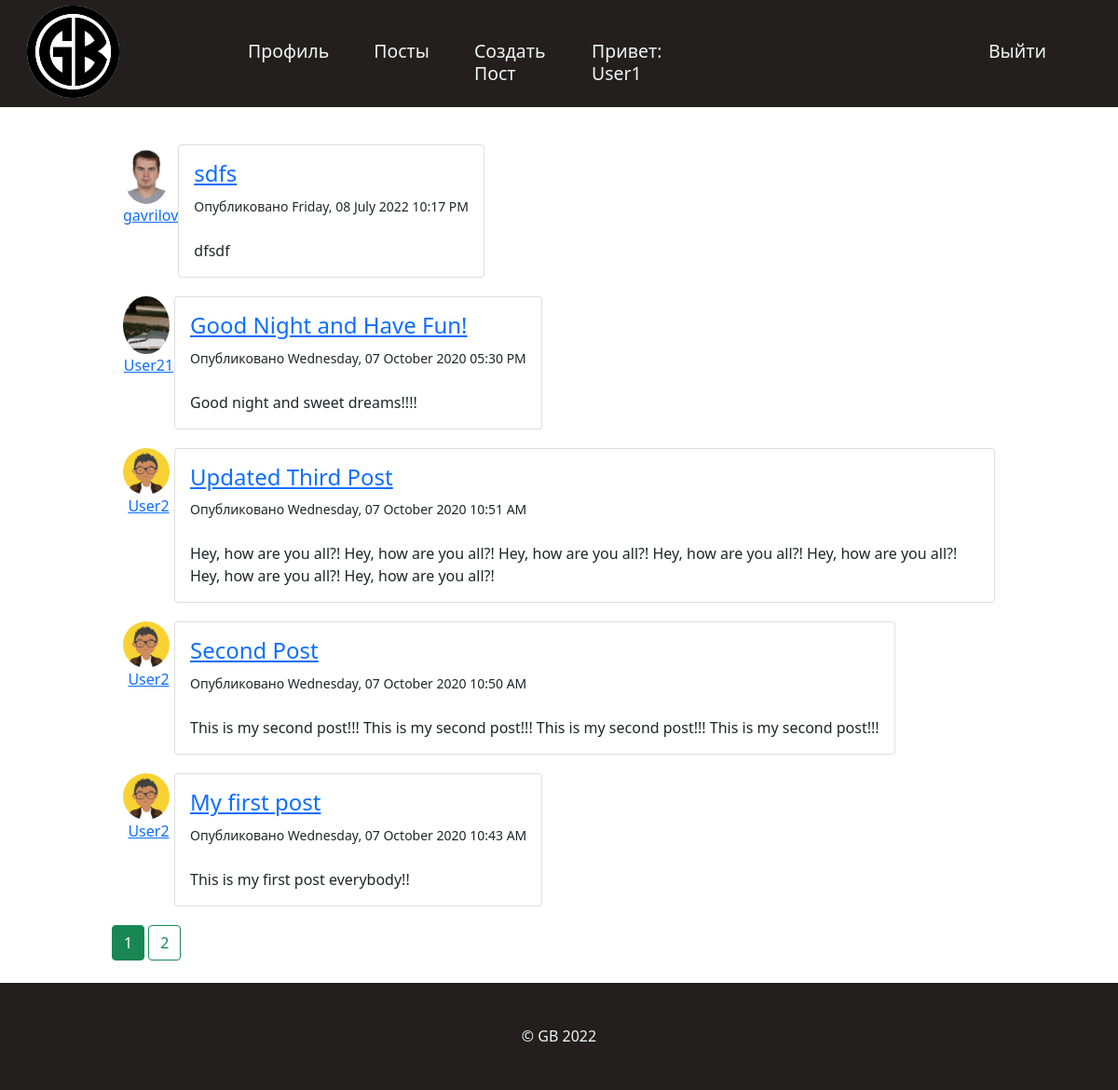
The page /allpost (signed in) on the database its author committed.
### flask_project/models.py (models this page shows, shortened)
class User(db.Model, UserMixin):
    id = db.Column(db.Integer, primary_key=True)
    username = db.Column(db.String(20), unique=True, nullable=False)
    email = db.Column(db.String(120), unique=True, nullable=False)
    image_file = db.Column(db.String(20), nullable=False,
                           default='default.png')
    password = db.Column(db.String(60), nullable=False)
    posts = db.relationship('Post', backref='author', lazy=True)

class Post(db.Model):
    id = db.Column(db.Integer, primary_key=True)
    title = db.Column(db.String(100), nullable=False)
    date_posted = db.Column(db.DateTime, nullable=False,
                            default=datetime.utcnow)
    content = db.Column(db.Text, nullable=False)
    user_id = db.Column(db.Integer, db.ForeignKey('user.id'), nullable=False)

### flask_project/posts/routes.py (the view)
@posts.route("/allpost")
@login_required
def allpost():
    page = request.args.get('page', 1, type=int)
    posts = Post.query.order_by(Post.date_posted.desc()).paginate(page=page, per_page=5)
    return render_template('allpost.html', posts=posts)

### flask_project/models.py (called while the page is built)
@login_manager.user_loader
def load_user(user_id):
    return User.query.get(int(user_id))

### flask_project/templates/allpost.html
{% extends "layout.html" %}
{% block content %}
  {% for post in posts.items %}
  <div class="container" style="display: flex;">
    <article class="media" style="display: flex; flex-direction: column;">
      <img class="rounded-circle article-img" style="margin-right: 5px;" src="{{ url_for('static', filename='profile_pics/' + post.author.image_file) }}" width="50">
      <a href="{{ url_for('users.user_posts', username=post.author.username) }}" id="author" style="margin: 0 auto;">{{ post.author.username }}</a>
    </article>
    <div class="card" style="margin-bottom: 20px;">
      <div class="card-body">
        <h4 class="card-title"><a class="title" href="{{ url_for('posts.post', post_id=post.id) }}">{{ post.title }}</a></h4>
        <small>Опубликовано {{ post.date_posted.strftime('%A, %d %B %Y %I:%M %p') }}</small>
        <br>
        <br>
        <p class="card-text">{{ post.content }}</p>
      </div>
    </div>
  </div>
  {% endfor %}
  {% for page_num in posts.iter_pages(left_edge=1, right_edge=1, left_current=1, right_current=2) %}
    {% if page_num %}
      {% if posts.page == page_num %}
        <a class="btn btn-success mb-4" href="{{ url_for('posts.allpost', page=page_num) }}">{{ page_num }}</a>
      {% else %}
        <a class="btn btn-outline-success mb-4" href="{{ url_for('posts.allpost', page=page_num) }}">{{ page_num }}</a>
      {% endif %}
    {% else %}
      ...
    {% endif %}
  {% endfor %}
{% endblock content %}

### flask_project/templates/layout.html (shortened to what this page needs)
<!DOCTYPE html>
<html>
<head>
    <link rel="stylesheet" href="{{ url_for ('static', filename='main.css')}}">
    <link rel="stylesheet" href="{{ url_for ('static', filename='bootstrap.css')}}">
</head>
<body>
    <div class="header">
            <img class="logo" src="../static/img/logo.jpg" alt="">
            <div class="text">
                <ul class="menu">
                    {% if current_user.is_authenticated %}
                    <li><a href="{{url_for('users.account') }}">Профиль</a></li>
                    <li><a href="{{url_for('posts.allpost') }}">Посты</a></li>
                    <li><a href="{{url_for('posts.new_post') }}">Создать Пост</a></li>
                    <li>Привет: {{ current_user.username }}</li>
                    {% endif %}
                </ul>
                <ul class="enter menu">
                    {% if current_user.is_authenticated %}
                        <li><a href="{{url_for('users.logout') }}">Выйти</a></li>
                    {% else %}
                        <li><a href="{{url_for('users.login') }}">Войти</a></li>
                        <li><a href="{{url_for('users.register')}}">Зарегистрироваться</a></li>
                    {% endif %}
                </ul>
            </div>
    </div>
    <div class="content">
        {% block content %}
        {% endblock %}
    </div>
    <div class="footer">
        <p class="coperite">© GB 2022 </p>
    </div>
</body>
</html>

### flask_project/static/main.css (style rules this page uses)
* { margin: 0; padding: 0; }
.menu a { text-decoration: none; color: rgba(242, 243, 244, 1); text-align: center; }
body { font-family: sans-serif; }
.header { height: 115px; background-color: rgba(35, 31, 31, 1); }
.logo { top: 6px; left: 29px; position: absolute; width: 99px; height: 99px; border-radius: 100px; }
.text { display: flex; justify-content: space-between; }
.enter { padding: 43px 232px; color: rgba(242, 243, 244, 1); list-style-type: none; font-style: normal; font-weight: 400; font-size: 19.4595px; line-height: 24px; padding-right: 150px; }
li { margin: 0 24px; }
.menu { margin: 0 10px; padding: 43px; padding-left: 232px; color: rgba(242, 243, 244, 1); list-style-type: none; display: flex; font-style: normal; font-weight: 400; font-size: 19.4595px; line-height: 24px; }
.content { min-height: 100vh; padding-top: 5vh; max-width: 80%; margin: auto; }
.footer { margin-top: auto; line-height: 50px; padding: 0 20px; height: 115px; color: rgba(242, 243, 244, 1); background-color: rgba(35, 31, 31, 1); }
.coperite { height: 100%; display: flex; align-items: center; justify-content: center }

### rows shown on the page
User: username "User1"
Post: image_file (picture), author.username "gavrilov", title "sdfs", date_posted "Friday, 08 July 2022 10:17 PM", content "dfsdf"
Post: image_file (picture), author.username "User21", title "Good Night and Have Fun!", date_posted "Wednesday, 07 October 2020 05:30 PM", content "Good night and sweet dreams!!!!"
Post: image_file (placeholder picture), author.username "User2", title "Updated Third Post", date_posted "Wednesday, 07 October 2020 10:51 AM", content "Hey, how are you all?! Hey, how are you all?! Hey, how are you all?! Hey, how are you all?! Hey, how are you all?! Hey, how are you all?! Hey, how are you all?!"
Post: image_file (placeholder picture), author.username "User2", title "Second Post", date_posted "Wednesday, 07 October 2020 10:50 AM", content "This is my second post!!! This is my second post!!! This is my second post!!! This is my second post!!!"
Post: image_file (placeholder picture), author.username "User2", title "My first post", date_posted "Wednesday, 07 October 2020 10:43 AM", content "This is my first post everybody!!"

### other values the page prints
{{ page_num }} "1"
{{ page_num }} "2"
